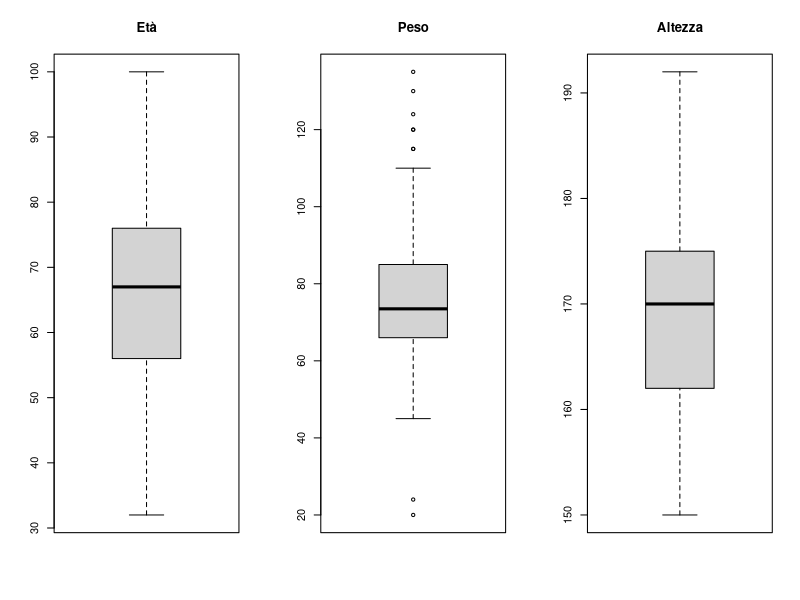
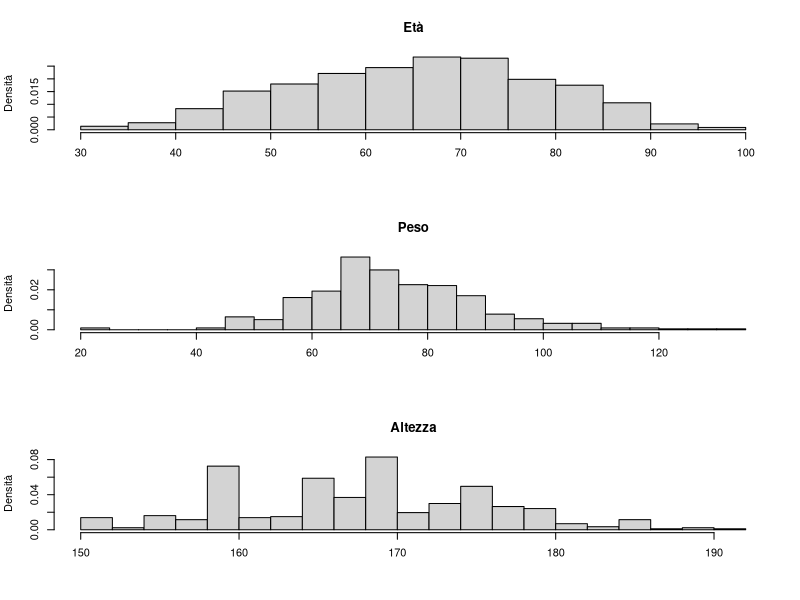
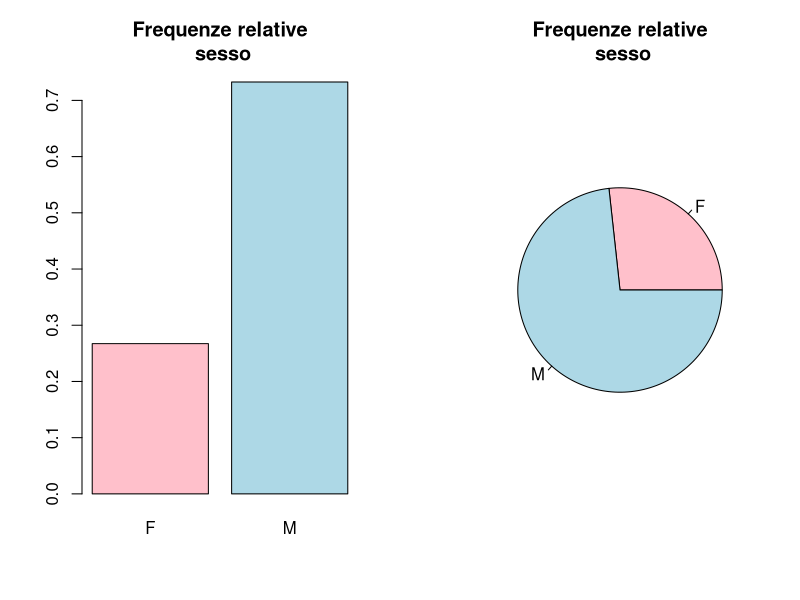
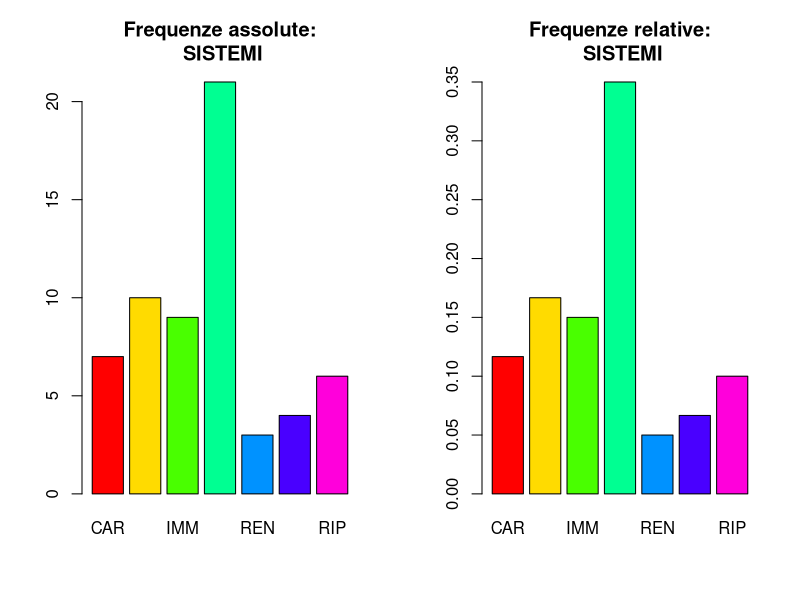
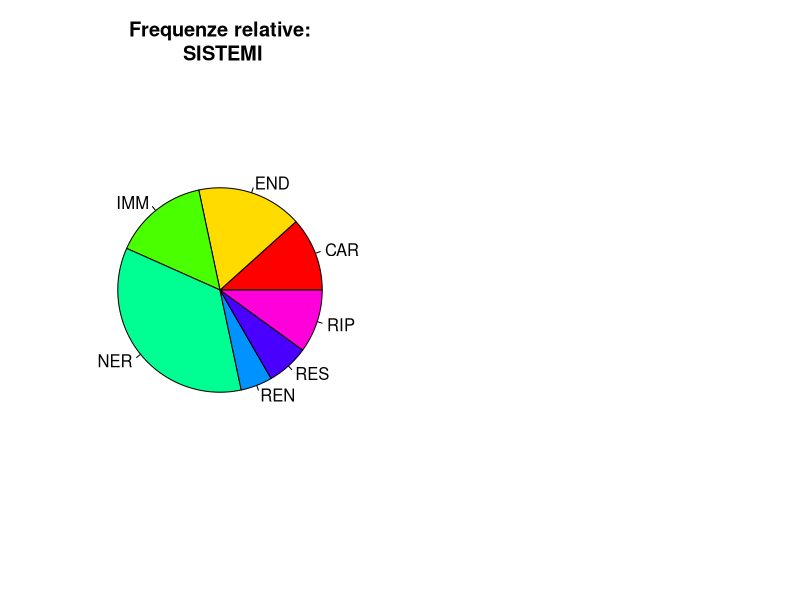
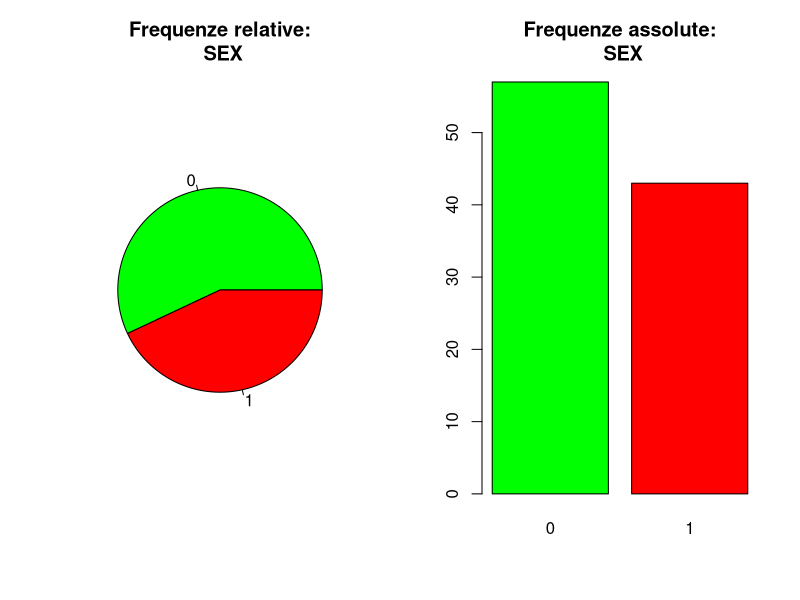

Here is the R script that generated these plots, in order:
## ---- chunk 1
knitr::opts_chunk$set(echo = TRUE)
## ---- chunk 2
# Da interfaccia RStudio:
# 'Session' -> 'Set Working Directory' -> 'Choose Directory' -> ...

# Da console:
# setwd('C:/percorso/dove/si/trova/il/file/anagrafica.txt')
## ---- chunk 3
anagrafica = read.table("anagrafica.txt", header=TRUE)
head(anagrafica)
## ---- chunk 4
anagrafica = anagrafica[,1:3] # ATTENTZIONE sto sovrascrivendo la variabile
## ---- chunk 5
summary(anagrafica$ETA)     # oppure: summary(anagrafica[,1])

summary(anagrafica$PESO)    # oppure: summary(anagrafica[,2])

summary(anagrafica$ALTEZZA) # oppure: summary(anagrafica[,3])
## ---- chunk 6
par(mfrow=c(1,3))
boxplot(anagrafica$ETA,
        main="Età")
boxplot(anagrafica$PESO,
        main="Peso")
boxplot(anagrafica$ALTEZZA,
        main="Altezza")

## ---- chunk 7
ndati = nrow(anagrafica)
par(mfrow=c(3,1))
hist(anagrafica$ETA,
     probability = T,
     main="Età", xlab = "", ylab="Densità",
     breaks = floor(sqrt(ndati)) )
hist(anagrafica$PESO,
     probability = T,
     main="Peso", xlab="", ylab="Densità",
     breaks = floor(sqrt(ndati)))
hist(anagrafica$ALTEZZA,
     probability = T,
     main="Altezza", xlab="", ylab="Densità",
     breaks = floor(sqrt(ndati)))

## ---- chunk 8
# Da interfaccia RStudio:
# 'Session' -> 'Set Working Directory' -> 'Choose Directory' -> ...

# Da console:
# setwd('C:/percorso/dove/si/trova/il/file/anagrafica.txt')
## ---- chunk 9
rm(list=ls())
## ---- chunk 10
anagrafica = read.table("anagrafica.txt", header=TRUE)
head(anagrafica)
## ---- chunk 11
sesso = anagrafica[,4]
class(sesso) # sesso è composto da "interi"
## ---- chunk 12
sesso[which(sesso==1)] = "F"
sesso[which(sesso==2)] = "M"
class(sesso)
## ---- chunk 13
sesso = factor(sesso)
summary(sesso)
## ---- chunk 14
freq_ass = table(sesso)
freq_ass

freq_rel = freq_ass / length(sesso) # oppure prop.table(freq_ass)
freq_rel
## ---- chunk 15
par(mfrow=c(1,2))
barplot(freq_rel, col=c("pink","lightblue"), main="Frequenze relative\n sesso")
pie(freq_rel, col=c("pink","lightblue"), main="Frequenze relative\n sesso")
## ---- chunk 16
# Sistemi alterati di 60 pazienti
sistemi = c( 'NER', 'NER', 'END', 'NER', 'END', 'NER', 'IMM', 'NER', 'IMM',
             'NER', 'RIP', 'IMM', 'END', 'END', 'IMM', 'END', 'NER', 'END',
             'NER', 'RIP', 'REN', 'NER', 'IMM', 'NER', 'IMM', 'RIP', 'RIP',
             'CAR', 'CAR', 'NER', 'NER', 'RIP', 'CAR', 'RIP', 'CAR', 'REN',
             'IMM', 'END', 'RES', 'NER', 'NER', 'IMM', 'NER', 'NER', 'END',
             'END', 'END', 'NER', 'NER', 'CAR', 'RES', 'RES', 'NER', 'NER',
             'NER', 'CAR', 'RES', 'REN', 'CAR', 'IMM' )
## ---- chunk 17
class(sistemi)

sistemi = as.factor(sistemi)

sistemi

class(sistemi)
## ---- chunk 18
levels(sistemi)

length(levels(sistemi))
## ---- chunk 19
freq_ass = table(sistemi)
freq_ass

freq_rel = freq_ass/length(sistemi)
freq_rel
## ---- chunk 20
freq_rel = prop.table(freq_ass)
freq_rel
## ---- chunk 21
par(mfrow=c(1,2))
barplot(freq_ass, col=rainbow(length(levels(sistemi))),
        main='Frequenze assolute:\n SISTEMI')

barplot(freq_rel, col=rainbow(length(levels(sistemi))),
        main='Frequenze relative:\n SISTEMI')
## ---- chunk 22
sum(freq_rel)
## ---- chunk 23
pie(freq_rel, col=rainbow(length(levels(sistemi))),
    main='Frequenze relative:\n SISTEMI')
## ---- chunk 24
gruppo_NER_END = sistemi[which(sistemi == "NER" | sistemi == "END")]
gruppo_NER_END
## ---- chunk 25
gruppo_senza_RIP_RES = sistemi[-which(sistemi == "RIP" | sistemi == "RES")]
gruppo_senza_RIP_RES
## ---- chunk 26
table(gruppo_senza_RIP_RES)
table(gruppo_senza_RIP_RES)/length(gruppo_senza_RIP_RES)
## ---- chunk 27
# Da interfaccia RStudio:
# 'Session' -> 'Set Working Directory' -> 'Choose Directory' -> ...

# Da console:
# setwd('C:/percorso/dove/si/trova/il/file/delfini.txt')
## ---- chunk 28
delfini = read.table("delfini.txt", header=TRUE)

class(delfini)

str(delfini)

head(delfini)

attach(delfini)
## ---- chunk 29
sex = as.factor(sex)  # in questo modo si sta modificando direttamente il
                      # dataset e non si sta creando una nuova variabile
sex

class(sex)

str(delfini)
## ---- chunk 30
levels(sex)

length(levels(sex))
## ---- chunk 31
freq_ass = table(sex)
freq_ass

freq_rel = freq_ass/length(sex)  # oppure: freq_rel = prop.table(freq_ass)
freq_rel
## ---- chunk 32
par(mfrow=c(1,2))
pie(freq_rel, col=c('green', 'red'), main='Frequenze relative:\n SEX')
barplot(freq_ass, col=c('green', 'red'), main='Frequenze assolute:\n SEX')
## ---- chunk 33
gruppo = delfini[which(age > 16),]
gruppo

range(gruppo$age)
## ---- chunk 34
delfini[which(sex == 1 & length > 1.80),4] 
## ---- chunk 35
length(delfini[which(sex == 1 & length > 1.80),4])
## ---- chunk 36
detach(delfini)   # ricordarsi sempre!
